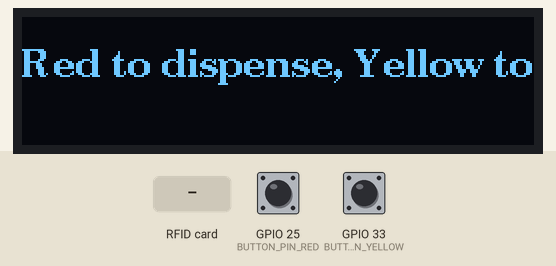
Recording of a sketch running on a simulated ESP32. Shown: 256×64 one-colour display. Inputs (shaded band) come from the test bench; at power-on: GPIO 25 (BUTTON_PIN_RED) HIGH, GPIO 33 (BUTTON_PIN_YELLOW) HIGH. What the sketch prints to the serial monitor is not drawn.

Above: at 1.2 s.
1.3 s: RFID card 5E 7A 19 C4 held to the reader
At 2.3 s:
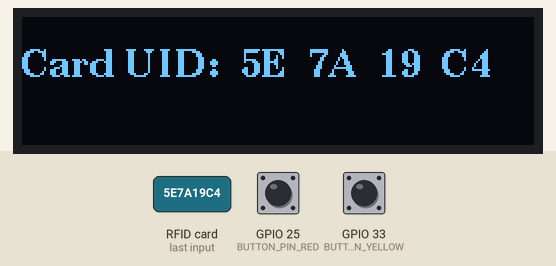
3.9 s: GPIO 25 (BUTTON_PIN_RED) pulled LOW for 0.35 s
At 4.6 s:
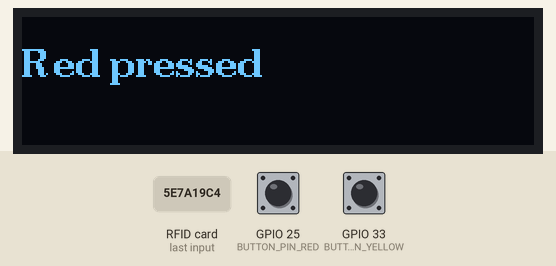
6.2 s: GPIO 33 (BUTTON_PIN_YELLOW) pulled LOW for 0.35 s
At 6.9 s:
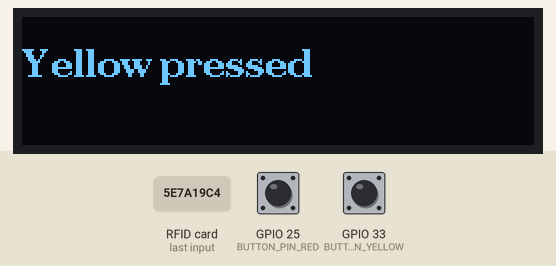
8.5 s: GPIO 33 (BUTTON_PIN_YELLOW) pulled LOW for 3.2 s
13.7 s: GPIO 25 (BUTTON_PIN_RED) pulled LOW for 3.2 s
At 15.2 s:
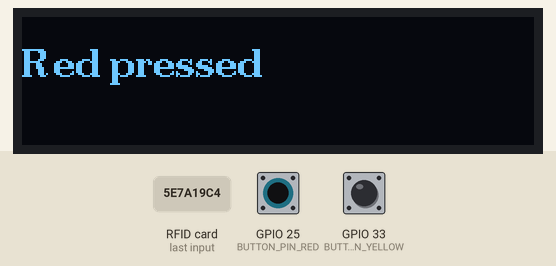
Timing chart, 0 to 16.7 s (numbered marks = the images above; inputs shaded):
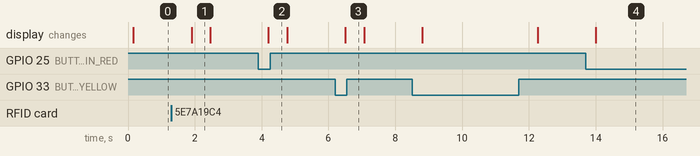

Measured:
- after the input at 1.3 s, the display: changes after 0.61 s (image 1)
- after the input at 3.9 s, the display: changes after 0.29 s (image 2)
- after the input at 6.2 s, the display: changes after 0.30 s (image 3)
- after the input at 13.7 s, the display: changes after 0.29 s (image 4)
- what the display in image 1 shows lasts 0.6 s, from 1.9 s to 2.5 s

The sketch:

test.ino
```cpp
#include <U8g2lib.h>
#include <Wire.h>
#include <SPI.h>
#include <MFRC522.h>

// U8G2 Constructor for SH1122 256x64 OLED. I took it from the website
U8G2_SH1122_256X64_F_HW_I2C u8g2(U8G2_R0, /* reset=*/ U8X8_PIN_NONE);

// Define MFRC522 pins
#define RST_PIN    26   // Reset pin
#define SS_PIN     5   // Slave Select pin
#define BUTTON_PIN_RED       25 //red
#define BUTTON_PIN_YELLOW    33 // yellow

MFRC522 mfrc522(SS_PIN, RST_PIN);  // Create MFRC522 instance

bool isYellowPressed = false;
bool isRedPressed = false;

void displayMessage(const String message) {
  u8g2.clearBuffer();
  u8g2.setCursor(0, 30);
  u8g2.print(message);
  u8g2.sendBuffer();
}


void setup() {
  // Initialize the display
  u8g2.begin();

  // Set font and size
  u8g2.setFont(u8g2_font_ncenB14_tr);

  //make input pins
  pinMode(BUTTON_PIN_YELLOW, INPUT_PULLUP);
  pinMode(BUTTON_PIN_RED, INPUT_PULLUP);

  // Initialize the MFRC522 reader
  SPI.begin();        // Initialize SPI bus
  mfrc522.PCD_Init(); // Initialize MFRC522

  Serial.begin(9600);
  Serial.println("Waiting for card...");
}

void loop() {
  if (digitalRead(BUTTON_PIN_YELLOW) == LOW) {
    displayMessage("Yellow pressed");
    Serial.println("Yellow pressed");
  } else if (digitalRead(BUTTON_PIN_RED) == LOW) {
    displayMessage("Red pressed");
    Serial.println("Red Pressed");
  } else {
    displayMessage("Red to dispense, Yellow to return");
  }
  // Look for new cards
  if (mfrc522.PICC_IsNewCardPresent() && mfrc522.PICC_ReadCardSerial()) {
    // Card detected, display UID
    u8g2.clearBuffer();
    u8g2.setCursor(0, 30);
    u8g2.print("Card UID:");
    for (byte i = 0; i < mfrc522.uid.size; i++) {
      u8g2.print(" ");
      u8g2.print(mfrc522.uid.uidByte[i] < 0x10 ? " 0" : " ");
      u8g2.print(mfrc522.uid.uidByte[i], HEX);
    }
    u8g2.sendBuffer();
    Serial.println("Card detected! UID:");
    mfrc522.PICC_HaltA(); // Halt the card
  }
  delay(500);
}
```
